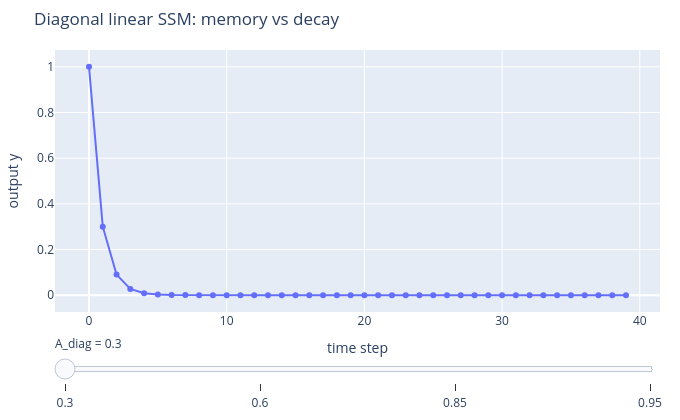

Notebook code for this chart:
### Markdown cell above
## 線形 SSM の記憶長(インタラクティブ)

対角線形 SSM のインパルス応答は $A_{\mathrm{diag}}^{\,t}$。減衰 $A_{\mathrm{diag}}$ を上げるほど応答が長く尾を引く —— これが状態空間モデルの「記憶の長さ」を決める。

### Code cell
import plotly.io as pio
from nn_textbook import plotting as viz

pio.renderers.default = "plotly_mimetype+notebook_connected"
fig = viz.plotly_ssm_impulse()
fig.show()

### Figure 1 — Plotly figure (JSON) as saved in the notebook; plotly's stock layout.template omitted (floating-point values rounded to 4 significant figures)
{"data": [{"mode": "lines+markers", "name": "impulse response", "type": "scatter", "x": [0, 1, 2, 3, 4, 5, 6, 7, 8, 9, 10, 11, 12, 13, 14, 15, 16, 17, 18, 19, 20, 21, 22, 23, 24, 25, 26, 27, 28, 29, 30, 31, 32, 33, 34, 35, 36, 37, 38, 39], "y": [1.0, 0.3, 0.09, 0.027, 0.0081, 0.00243, 0.00073, 0.00022, 7e-05, 2e-05, 1e-05, 0.0, 0.0, 0.0, 0.0, 0.0, 0.0, 0.0, 0.0, 0.0, 0.0, 0.0, 0.0, 0.0, 0.0, 0.0, 0.0, 0.0, 0.0, 0.0, 0.0, 0.0, 0.0, 0.0, 0.0, 0.0, 0.0, 0.0, 0.0, 0.0]}], "layout": {"height": 420, "margin": {"b": 40, "l": 50, "r": 20, "t": 50}, "sliders": [{"currentvalue": {"prefix": "A_diag = "}, "steps": [{"args": [["0.3"], {"frame": {"duration": 0, "redraw": true}, "mode": "immediate"}], "label": "0.3", "method": "animate"}, {"args": [["0.6"], {"frame": {"duration": 0, "redraw": true}, "mode": "immediate"}], "label": "0.6", "method": "animate"}, {"args": [["0.85"], {"frame": {"duration": 0, "redraw": true}, "mode": "immediate"}], "label": "0.85", "method": "animate"}, {"args": [["0.95"], {"frame": {"duration": 0, "redraw": true}, "mode": "immediate"}], "label": "0.95", "method": "animate"}]}], "title": {"text": "Diagonal linear SSM: memory vs decay"}, "width": 680, "xaxis": {"title": {"text": "time step"}}, "yaxis": {"title": {"text": "output y"}}}}
